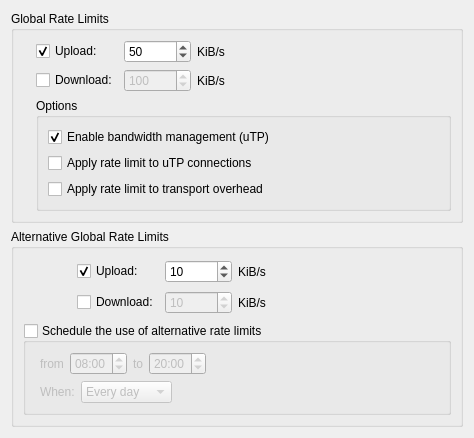
          <widget class="QWidget" name="scrollAreaWidgetContents_9">
           <property name="geometry">
            <rect>
             <x>0</x>
             <y>0</y>
             <width>474</width>
             <height>438</height>
            </rect>
           </property>
           <layout class="QVBoxLayout" name="verticalLayout_33">
            <item>
             <widget class="QGroupBox" name="bandwidthBox">
              <property name="title">
               <string>Global Rate Limits</string>
              </property>
              <layout class="QGridLayout" name="gridLayout_7">
               <item row="0" column="0">
                <widget class="QLabel" name="label_5">
                 <property name="text">
                  <string notr="true"/>
                 </property>
                 <property name="pixmap">
                  <pixmap resource="../icons.qrc">:/icons/slow_off.png</pixmap>
                 </property>
                </widget>
               </item>
               <item row="0" column="1">
                <layout class="QGridLayout" name="gridLayout_6">
                 <item row="0" column="0">
                  <widget class="QCheckBox" name="checkUploadLimit">
                   <property name="text">
                    <string>Upload:</string>
                   </property>
                   <property name="checked">
                    <bool>true</bool>
                   </property>
                  </widget>
                 </item>
                 <item row="0" column="1">
                  <widget class="QSpinBox" name="spinUploadLimit">
                   <property name="enabled">
                    <bool>true</bool>
                   </property>
                   <property name="suffix">
                    <string/>
                   </property>
                   <property name="minimum">
                    <number>1</number>
                   </property>
                   <property name="maximum">
                    <number>1000000</number>
                   </property>
                   <property name="value">
                    <number>50</number>
                   </property>
                  </widget>
                 </item>
                 <item row="0" column="2">
                  <widget class="QLabel" name="label_10">
                   <property name="text">
                    <string>KiB/s</string>
                   </property>
                  </widget>
                 </item>
                 <item row="1" column="0">
                  <widget class="QCheckBox" name="checkDownloadLimit">
                   <property name="text">
                    <string>Download:</string>
                   </property>
                  </widget>
                 </item>
                 <item row="1" column="1">
                  <widget class="QSpinBox" name="spinDownloadLimit">
                   <property name="enabled">
                    <bool>false</bool>
                   </property>
                   <property name="suffix">
                    <string/>
                   </property>
                   <property name="minimum">
                    <number>1</number>
                   </property>
                   <property name="maximum">
                    <number>1000000</number>
                   </property>
                   <property name="value">
                    <number>100</number>
                   </property>
                  </widget>
                 </item>
                 <item row="1" column="2">
                  <widget class="QLabel" name="label_13">
                   <property name="text">
                    <string>KiB/s</string>
                   </property>
                  </widget>
                 </item>
                </layout>
               </item>
               <item row="0" column="2">
                <spacer>
                 <property name="orientation">
                  <enum>Qt::Horizontal</enum>
                 </property>
                 <property name="sizeHint" stdset="0">
                  <size>
                   <width>200</width>
                   <height>20</height>
                  </size>
                 </property>
                </spacer>
               </item>
               <item row="1" column="1" colspan="2">
                <widget class="QGroupBox" name="groupBox_5">
                 <property name="title">
                  <string>Options</string>
                 </property>
                 <layout class="QVBoxLayout" name="verticalLayout_27">
                  <item>
                   <widget class="QCheckBox" name="checkuTP">
                    <property name="text">
                     <string>Enable bandwidth management (uTP)</string>
                    </property>
                    <property name="checked">
                     <bool>true</bool>
                    </property>
                   </widget>
                  </item>
                  <item>
                   <widget class="QCheckBox" name="checkLimituTPConnections">
                    <property name="text">
                     <string>Apply rate limit to uTP connections</string>
                    </property>
                   </widget>
                  </item>
                  <item>
                   <widget class="QCheckBox" name="checkLimitTransportOverhead">
                    <property name="text">
                     <string>Apply rate limit to transport overhead</string>
                    </property>
                   </widget>
                  </item>
                 </layout>
                </widget>
               </item>
              </layout>
             </widget>
            </item>
            <item>
             <widget class="QGroupBox" name="groupBox_6">
              <property name="title">
               <string>Alternative Global Rate Limits</string>
              </property>
              <layout class="QVBoxLayout" name="verticalLayout_11">
               <item>
                <layout class="QGridLayout" name="gridLayout_9">
                 <item row="0" column="0">
                  <widget class="QLabel" name="label_16">
                   <property name="minimumSize">
                    <size>
                     <width>48</width>
                     <height>48</height>
                    </size>
                   </property>
                   <property name="maximumSize">
                    <size>
                     <width>48</width>
                     <height>48</height>
                    </size>
                   </property>
                   <property name="text">
                    <string/>
                   </property>
                   <property name="pixmap">
                    <pixmap resource="../icons.qrc">:/icons/slow.png</pixmap>
                   </property>
                   <property name="scaledContents">
                    <bool>false</bool>
                   </property>
                  </widget>
                 </item>
                 <item row="0" column="1">
                  <layout class="QGridLayout" name="gridLayout_8">
                   <item row="0" column="1">
                    <widget class="QSpinBox" name="spinUploadLimitAlt">
                     <property name="minimum">
                      <number>1</number>
                     </property>
                     <property name="maximum">
                      <number>1000000</number>
                     </property>
                     <property name="value">
                      <number>10</number>
                     </property>
                    </widget>
                   </item>
                   <item row="0" column="2">
                    <widget class="QLabel" name="label_14">
                     <property name="text">
                      <string>KiB/s</string>
                     </property>
                    </widget>
                   </item>
                   <item row="1" column="1">
                    <widget class="QSpinBox" name="spinDownloadLimitAlt">
                     <property name="enabled">
                      <bool>false</bool>
                     </property>
                     <property name="minimum">
                      <number>1</number>
                     </property>
                     <property name="maximum">
                      <number>1000000</number>
                     </property>
                     <property name="value">
                      <number>10</number>
                     </property>
                    </widget>
                   </item>
                   <item row="1" column="2">
                    <widget class="QLabel" name="label_15">
                     <property name="text">
                      <string>KiB/s</string>
                     </property>
                    </widget>
                   </item>
                   <item row="0" column="0">
                    <widget class="QCheckBox" name="checkUploadLimitAlt">
                     <property name="text">
                      <string>Upload:</string>
                     </property>
                     <property name="checked">
                      <bool>true</bool>
                     </property>
                    </widget>
                   </item>
                   <item row="1" column="0">
                    <widget class="QCheckBox" name="checkDownloadLimitAlt">
                     <property name="text">
                      <string>Download:</string>
                     </property>
                    </widget>
                   </item>
                  </layout>
                 </item>
                 <item row="0" column="2">
                  <spacer name="horizontalSpacer_8">
                   <property name="orientation">
                    <enum>Qt::Horizontal</enum>
                   </property>
                   <property name="sizeHint" stdset="0">
                    <size>
                     <width>222</width>
                     <height>59</height>
                    </size>
                   </property>
                  </spacer>
                 </item>
                </layout>
               </item>
               <item>
                <widget class="QGroupBox" name="check_schedule">
                 <property name="title">
                  <string>Schedule the use of alternative rate limits</string>
                 </property>
                 <property name="checkable">
                  <bool>true</bool>
                 </property>
                 <property name="checked">
                  <bool>false</bool>
                 </property>
                 <layout class="QVBoxLayout" name="verticalLayout_5">
                  <item>
                   <layout class="QHBoxLayout" name="horizontalLayout_13">
                    <property name="leftMargin">
                     <number>5</number>
                    </property>
                    <item>
                     <widget class="QLabel" name="label_6">
                      <property name="text">
                       <string extracomment="from (time1 to time2)">from</string>
                      </property>
                     </widget>
                    </item>
                    <item>
                     <widget class="QTimeEdit" name="schedule_from">
                      <property name="wrapping">
                       <bool>true</bool>
                      </property>
                      <property name="time">
                       <time>
                        <hour>8</hour>
                        <minute>0</minute>
                        <second>0</second>
                       </time>
                      </property>
                      <property name="displayFormat">
                       <string notr="true">hh:mm</string>
                      </property>
                      <property name="calendarPopup">
                       <bool>false</bool>
                      </property>
                     </widget>
                    </item>
                    <item>
                     <widget class="QLabel" name="label_17">
                      <property name="text">
                       <string extracomment="time1 to time2">to</string>
                      </property>
                      <property name="alignment">
                       <set>Qt::AlignCenter</set>
                      </property>
                     </widget>
                    </item>
                    <item>
                     <widget class="QTimeEdit" name="schedule_to">
                      <property name="wrapping">
                       <bool>true</bool>
                      </property>
                      <property name="time">
                       <time>
                        <hour>20</hour>
                        <minute>0</minute>
                        <second>0</second>
                       </time>
                      </property>
                      <property name="displayFormat">
                       <string notr="true">hh:mm</string>
                      </property>
                     </widget>
                    </item>
                    <item>
                     <spacer name="horizontalSpacer_9">
                      <property name="orientation">
                       <enum>Qt::Horizontal</enum>
                      </property>
                      <property name="sizeHint" stdset="0">
                       <size>
                        <width>40</width>
                        <height>20</height>
                       </size>
                      </property>
                     </spacer>
                    </item>
                   </layout>
                  </item>
                  <item>
                   <layout class="QHBoxLayout" name="horizontalLayout_14">
                    <property name="leftMargin">
                     <number>5</number>
                    </property>
                    <item>
                     <widget class="QLabel" name="label_18">
                      <property name="text">
                       <string>When:</string>
                      </property>
                     </widget>
                    </item>
                    <item>
                     <widget class="QComboBox" name="schedule_days">
                      <item>
                       <property name="text">
                        <string>Every day</string>
                       </property>
                      </item>
                      <item>
                       <property name="text">
                        <string>Week days</string>
                       </property>
                      </item>
                      <item>
                       <property name="text">
                        <string>Week ends</string>
                       </property>
                      </item>
                     </widget>
                    </item>
                    <item>
                     <spacer name="horizontalSpacer_10">
                      <property name="orientation">
                       <enum>Qt::Horizontal</enum>
                      </property>
                      <property name="sizeHint" stdset="0">
                       <size>
                        <width>40</width>
                        <height>20</height>
                       </size>
                      </property>
                     </spacer>
                    </item>
                   </layout>
                  </item>
                 </layout>
                </widget>
               </item>
              </layout>
             </widget>
            </item>
            <item>
             <spacer name="verticalSpacer_2">
              <property name="orientation">
               <enum>Qt::Vertical</enum>
              </property>
              <property name="sizeHint" stdset="0">
               <size>
                <width>20</width>
                <height>40</height>
               </size>
              </property>
             </spacer>
            </item>
           </layout>
          </widget>
